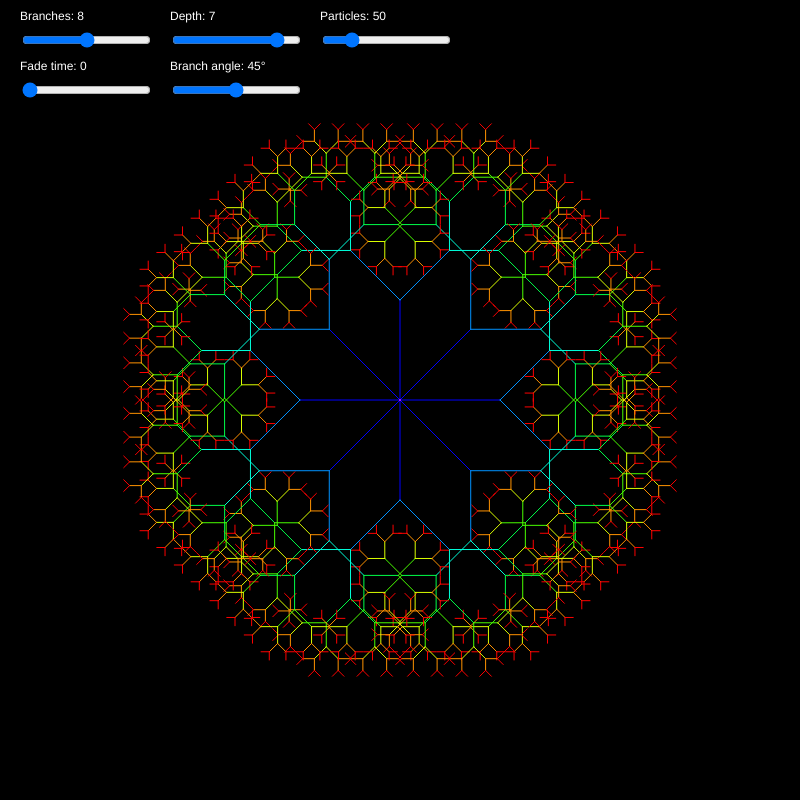
Frame 1 (no input)
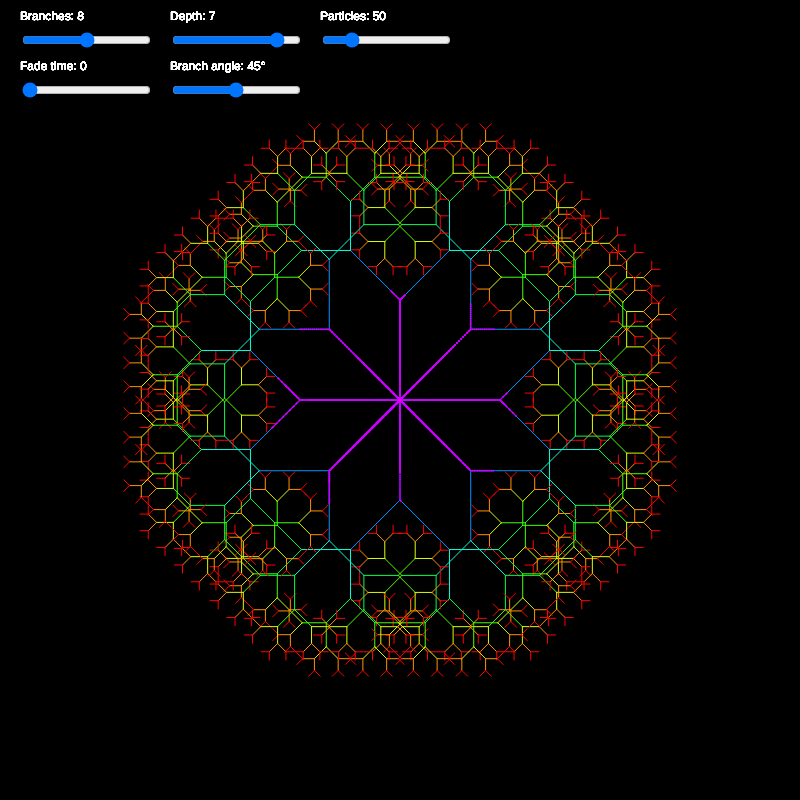
Frame 60 (no input)
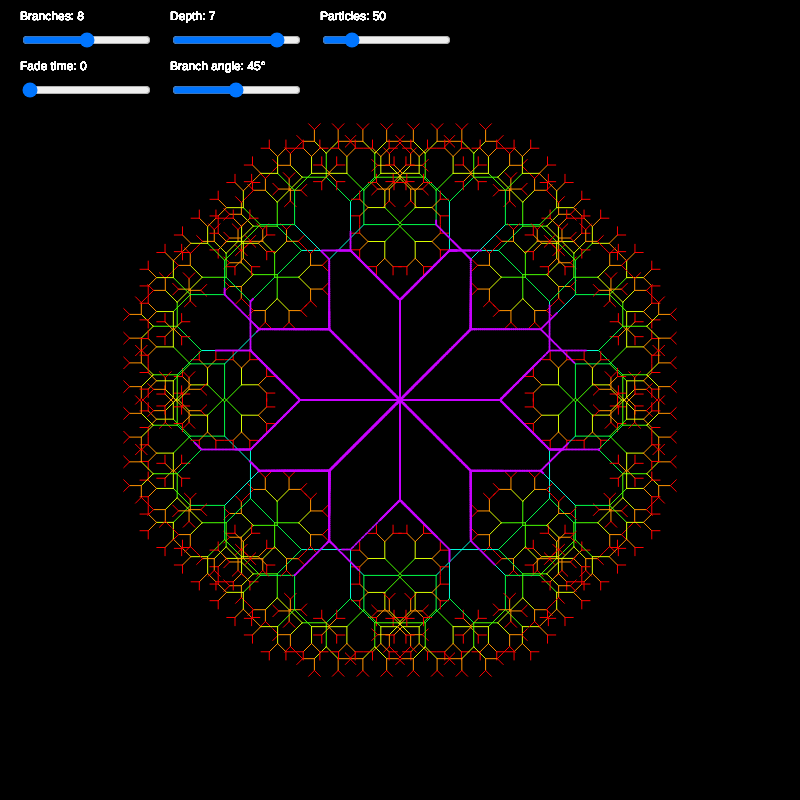
Frame 120 (the mouse pressed at the canvas centre since frame 60)

The p5.js sketch that drew these frames (run headless with seeded random() and noise() and a simulated clock; from frame 60 on, the mouse is pressed at the canvas centre):

// p5.js sketch
// ── sketch.js
//config
//UI data
const CANVAS_WIDTH = 800;
const CANVAS_HEIGHT = 800;
const UI = {
    marginX: 20, //left-right margin
    marginY: 30, //top-bottom margin
    rowHeight: 50, //vertical spacing between rows
    colSpacing: 150, //horizontal spacing between sliders
};

//change \w slider
let maxBranch = 8;
let maxDepth = 7;
let spawnRate = 50;
let fadeTime = 0;
let angleSpread = Math.PI / 4;

//not in slider
let particleSize = 2;
let branchSize = 1;
let baseLength = 100;
const START_HUE = 240; //blue at start
const END_HUE = 0; //red at end

//sliders
let numSlider;
let depthSlider;
let spawnRateSlider;
let fadeSlider;
let angleSlider;

//data
let treeRoots = [];
let particles = [];

//setup
function setup() {
    createCanvas(CANVAS_HEIGHT, CANVAS_WIDTH);

    frameRate(30);

    background(0);

    drawSliders();
}

//frame update
function draw() {
    let newMaxBranch = numSlider.value();
    let newMaxDepth = depthSlider.value();
    let newSpawnRate = spawnRateSlider.value();
    let newFadeTime = fadeSlider.value();
    let newAngleSpread = angleSlider.value();

    if (
        maxBranch !== newMaxBranch ||
        maxDepth !== newMaxDepth ||
        spawnRate !== newSpawnRate ||
        fadeTime != newFadeTime ||
        angleSpread != newAngleSpread
    ) {
        treeRoots = [];
        particles = [];

        maxBranch = newMaxBranch;
        maxDepth = newMaxDepth;
        spawnRate = newSpawnRate;
        fadeTime = newFadeTime;
        angleSpread = newAngleSpread;

        clear();
        background(0);
    }

    background(30, fadeTime);
    translate(width / 2, height / 2);

    drawUI();

    if (treeRoots.length === 0) {
        createTree();
    }

    let toSpawn = spawnRate * (deltaTime / 1000);
    for (let i = 0; i < toSpawn; i++) {
        spawnParticle();
    }

    moveParticles();
}

//draw the UI sliders (using a flex-wrap like thing)
function drawSliders() {
    //row 0
    numSlider = createSlider(1, 15, maxBranch, 1);
    numSlider.position(UI.marginX, UI.marginY);

    depthSlider = createSlider(1, 8, maxDepth, 1);
    depthSlider.position(UI.marginX + UI.colSpacing, UI.marginY);

    spawnRateSlider = createSlider(1, 250, spawnRate, 1);
    spawnRateSlider.position(UI.marginX + UI.colSpacing * 2, UI.marginY);

    //row 1
    fadeSlider = createSlider(0, 100, fadeTime, 1);
    fadeSlider.position(UI.marginX, UI.marginY + UI.rowHeight);

    angleSlider = createSlider(0, PI / 2, angleSpread, 0.001);
    angleSlider.position(UI.marginX + UI.colSpacing, UI.marginY + UI.rowHeight);
}

//draw the UI texts (using a flex-wrap like thing)
function drawUI() {
    fill(255);
    noStroke();

    const off = {
        x: width / 2,
        y: height / 2 + 10,
    };

    //row 0
    text("Branches: " + maxBranch, UI.marginX - off.x, UI.marginY - off.y);
    text(
        "Depth: " + maxDepth,
        UI.marginX + UI.colSpacing - off.x,
        UI.marginY - off.y
    );
    text(
        "Particles: " + spawnRate,
        UI.marginX + UI.colSpacing * 2 - off.x,
        UI.marginY - off.y
    );

    //row 1
    text(
        "Fade time: " + fadeTime,
        UI.marginX - off.x,
        UI.marginY + UI.rowHeight - off.y
    );
    text(
        "Branch angle: " + round(degrees(angleSpread)) + "°",
        UI.marginX + UI.colSpacing - off.x,
        UI.marginY + UI.rowHeight - off.y
    );
}

//create the tree (data + visual)
function createTree() {
    colorMode(HSB, 360, 100, 100);
    for (let i = 0; i < maxBranch; i++) {
        let angle = (TWO_PI * i) / maxBranch;
        treeRoots.push(
            createBranchTree(createVector(0, 0), baseLength, 0, angle)
        );
    }
    colorMode(RGB, 255, 255, 255);
}

//one iteration of the tree
function createBranchTree(pos, len, depth, angle = 0) {
    if (depth > maxDepth) return null;

    let dx = len * sin(angle);
    let dy = -len * cos(angle);
    let endPos = p5.Vector.add(pos, createVector(dx, dy));

    let hueValue = map(depth, 0, maxDepth, START_HUE, END_HUE);
    stroke(hueValue, 100, 100);

    line(pos.x, pos.y, endPos.x, endPos.y);

    let branch = { pos: pos.copy(), end: endPos.copy(), children: [] };

    if (depth < maxDepth) {
        branch.children.push(
            createBranchTree(endPos, len * 0.7, depth + 1, angle + angleSpread)
        );
        branch.children.push(
            createBranchTree(endPos, len * 0.7, depth + 1, angle - angleSpread)
        );
    }

    return branch;
}

//spawn a particle (or not if exceeding the limit)
function spawnParticle() {
    if (treeRoots.length === 0) return;
    particles.push({
        branch: random(treeRoots),
        t: 0,
        speed: random(0.01, 0.03),
    });
}

//move the particles, following a random sub-branch
function moveParticles() {
    stroke(200, 0, 255);
    strokeWeight(particleSize);

    //for each particles
    for (let i = particles.length - 1; i >= 0; i--) {
        let p = particles[i];
        let pos = p5.Vector.lerp(p.branch.pos, p.branch.end, p.t);
        point(pos.x, pos.y);

        p.t += p.speed;

        //take a new target if reached current
        if (p.t >= 1) {
            if (p.branch.children.length > 0) {
                p.branch = random(p.branch.children);
                p.t = 0;
            } else {
                particles.splice(i, 1);
            }
        }
    }

    strokeWeight(branchSize);
}
